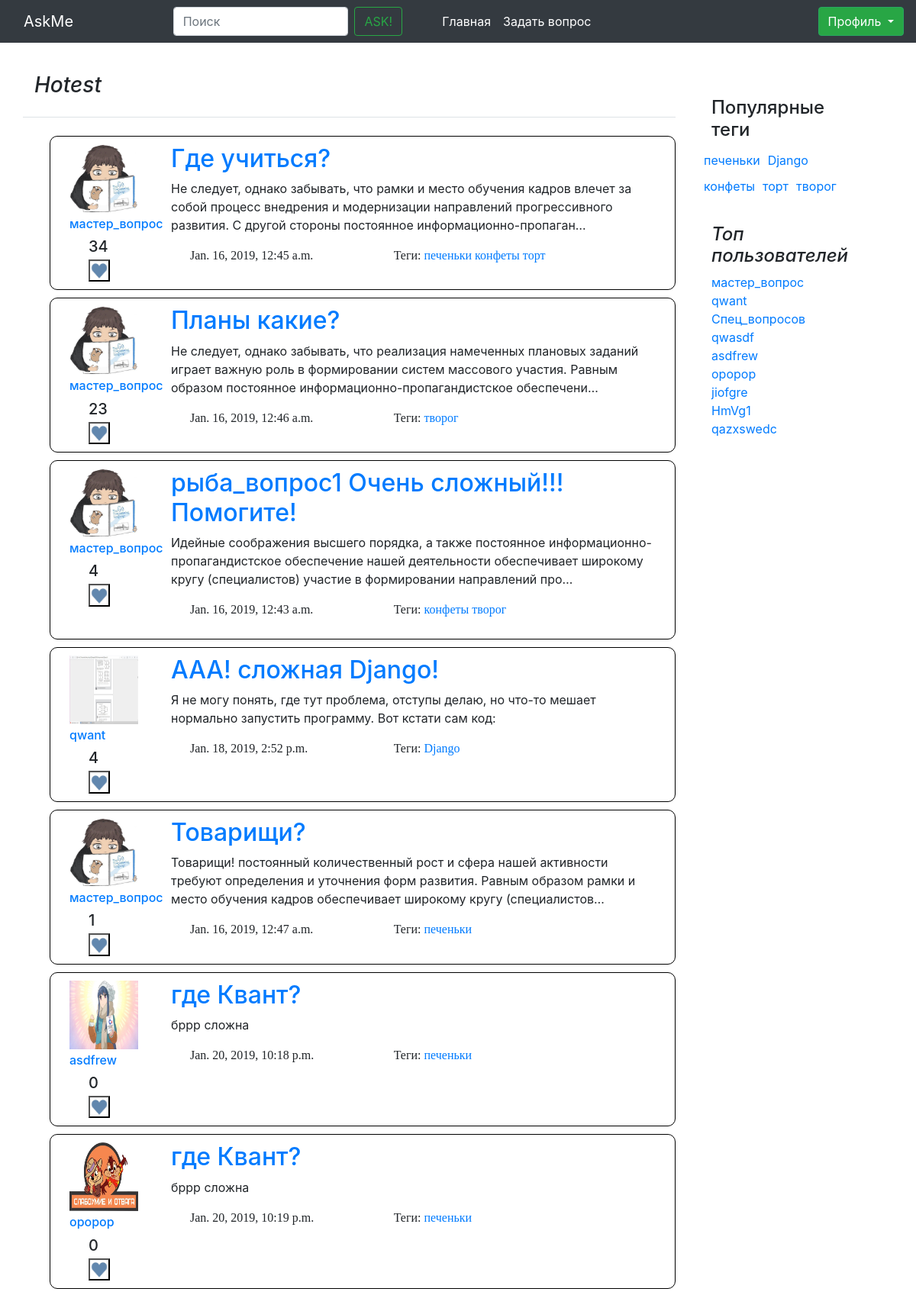
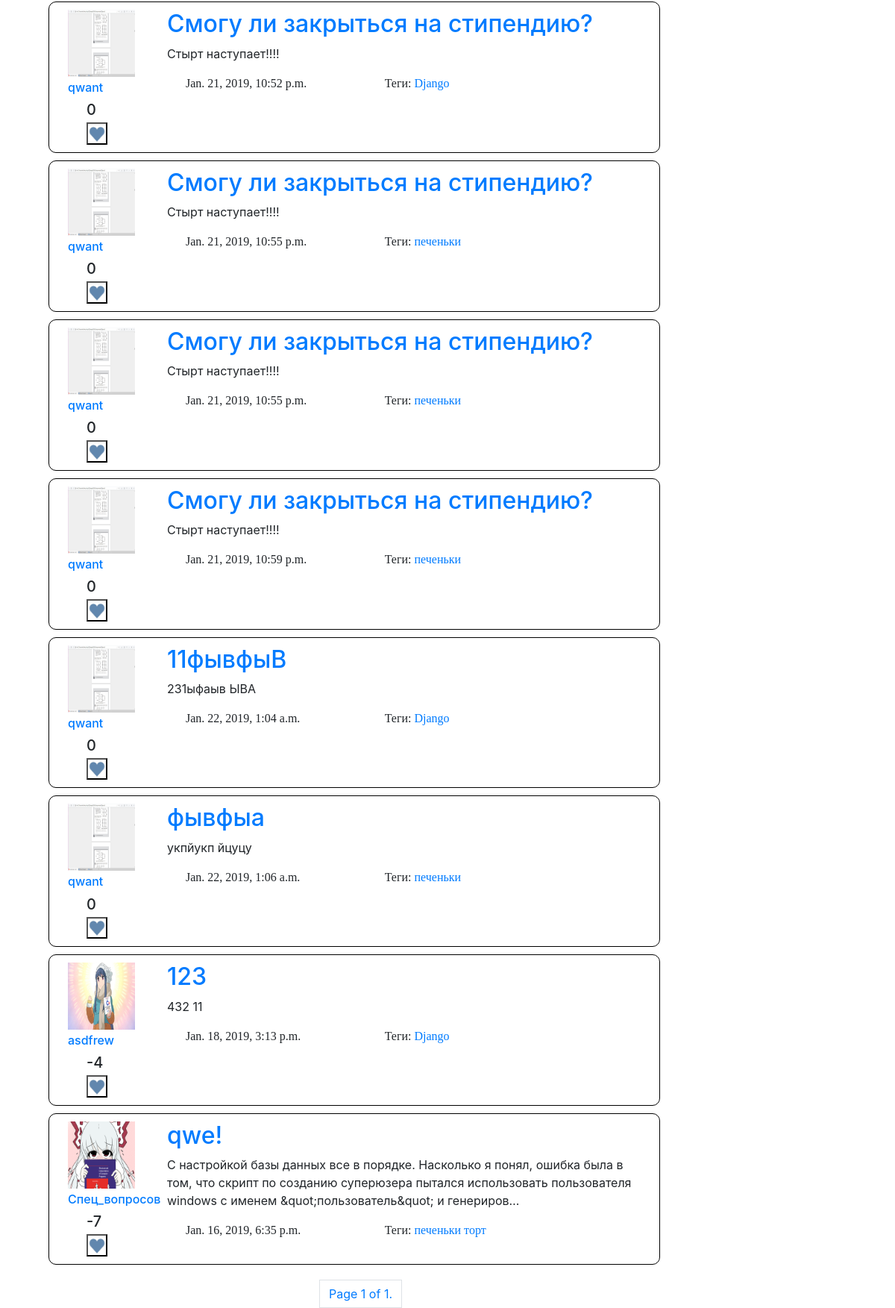
The app's page /hot/1/ with its own data (2 pictures, top to bottom).
### questions/models.py (models this page shows, shortened)
class Question(models.Model):
    author = models.ForeignKey(CustomUser, on_delete=models.CASCADE)
    title = models.CharField(max_length=120, default='', verbose_name=u"Заголовок вопроса", null=True)
    text = models.TextField(verbose_name=u"Полное описание вопроса", null=True)
    create_date = models.DateTimeField(default=datetime.now, verbose_name=u"Время создания вопроса", null=True)
    is_active = models.BooleanField(default=True, verbose_name=u"Доступность вопроса")
    tags = models.ManyToManyField(Tag, blank=True)
    rating = models.IntegerField(default=0, null=False, verbose_name="Рейтинг вопроса")
    objects = QuestionManager()
    class Meta:
        ordering = ['-create_date']

class CustomUser(AbstractUser):
    upload = models.ImageField(upload_to='uploads/%Y/%m/%d/', blank=False)
    registration_date = models.DateTimeField(default=timezone.now, verbose_name="Дата решистрации", null=True)
    rating = models.IntegerField(default=0, verbose_name="Рейтинг пользователя", null=True)
    objects = UserManager()
    def __str__(self):
        return self.username

class Tag(models.Model):
    title = models.CharField(max_length=120, verbose_name=u"Заголовок ярлыка", null=True)
    objects = TagManager()
    def __str__(self):
        return self.title

### questions/views.py (the view)
# urls.py: path('hot/<int:id>/', views.hot, name="hot"),
def hot(request, id=1):
	return render(request, "hot.html", {
		'users' : paginate(request, models.CustomUser.objects.by_rating())[:10],
		'tags' : paginate(request, models.Tag.objects.hottest())[:10],
		"questions" : paginate(request, objects_list = models.Question.objects.get_hot()),
		"page_objects" : paginate(request, objects_list = models.Question.objects.get_hot()),
		})

### questions/manager.py (called while the page is built)
    def get_hot(self):
        return self.all().order_by('rating').reverse()

    def hottest(self):
        return self.annotate(question_count=Count('question')).order_by('-question_count')

    def by_rating(self):
        return self.order_by('-rating')

### questions/views.py (called while the page is built)
def paginate(request, objects_list):
    paginator = Paginator(objects_list, 30)
    page = request.GET.get('page')
    try:
        objects = paginator.page(page)
    except PageNotAnInteger:
        objects = paginator.page(1)
    except EmptyPage:
        objects = paginator.page(paginator.num_pages)
    return objects

### questions/templates/hot.html
{% extends "tag_find.html" %}
{% block NamePage %}
  <div class="pb-3 mb-4 font-italic border-bottom row">
        <h3 class="col-4">Hotest</h3>
  </div>
{% endblock NamePage %}
{% block userPost %}
  {% include "question_frame.html" %}
{% endblock userPost %}

### questions/templates/question_frame.html (shortened to what this page needs)
{% load static %}
<link rel="stylesheet" href="{% static "/css/Like.css" %}">
  {% for obj in questions %}
      <div class="blog-post row Post box-shadow">
        <div class="avatarka_in_post col-md-2 ">
          {% load static %}
          <a href="{% url 'user' id=obj.author.id %}">
          	{% if obj.author.upload %}
          		<img src="{{MEDIA_URL}}{{obj.author.upload.url}}" width="90" height="90">
          	{% else %}
          	    <img src="{% static "/img/Empty2.jpg" %}" width="90" height="90">
          	{% endif %}
            <br>
            <div class="h6 Author_label">
              {{obj.author}}
            </div>
          </a>
    			<div class="container Like_rating_move">
    				<div class="row">
    					<div class="card-text h5 Like_rating_mv">
    						{{obj.rating}}
    					</div>
    				</div>
    				<div class="row Like_button_up_menu">
    					<div class="col-md-3">
                <button class="my_btn1 js-like-question Like_button" data-question_id="{{ obj.id }}" data-like_type="like" style="padding: 0px 0px 0px 0px;margin-top: 5px;">
                  <img src="{% static "/img/Like_heart.jpg" %}" alt="" width="24" height="24">
                </button>
    					</div>
    				</div>
    			</div>
        </div>
      <div class="Context_Post col-md-10">
        <a href="{% url 'question_page' id=obj.id %}">
        	<h2 class="blog-post-title">{{obj.title}}</h2>
        </a>
        <p>{{obj.text | truncatechars:200}}</p>
        {% block BottomOnePost %}
          <div class="blog-post-meta row Post_title_bottom">
            <div class="col-md-5">
                {{obj.create_date}}
            </div>
            <div class="col-7">
          	{% if obj.tags %}
          		<p>Теги:
              		{% for t in obj.tags.all %}
              			<a href="{% url 'tag' id=t.id %}">
							        {{t}}
              			</a>
              		{% endfor %}
              	</p>
          	{% endif %}
            </div>
          </div>
        {% endblock BottomOnePost %}
      </div>
    </div>
  {% endfor %}

### questions/templates/aside_menu.html
{% block Asidemenu %}
  <aside class="blog-sidebar my_blog">
    <div class="p-3 mb-3">
      <div class="p-3">
        <h4>Популярные теги</h4>
        <div class="row">
          {% for t in tags %}
            <a href="{% url 'tag' id=t.id %}" class="Pop_tags">{{ t.title }}</a>
          {% endfor %}
        </div>
      </div>
      <div class="p-3">
        <h4 class="font-italic">Топ пользователей</h4>
        <ol class="list-unstyled">
          {% for user in users %}
            <li><a href="{% url 'user' id=user.id %}">{{ user }}</a></li>
          {% endfor %}
        </ol>
      </div>
    </div>
  </aside>
{% endblock Asidemenu %}

### static/css/base.css (style rules this page uses)
.my_blog { margin-top: 95px; }
.Post { border: 1px solid black; border-radius: 10px 10px 10px 10px; margin-left: 20px; padding:10px; margin-bottom: 10px; }
.Post_title_bottom { margin-left: 10px; font-family: "sans-serif"; }
.Pop_tags { padding: 5px; }
.Author_label { margin-top: 5px; }

### static/css/bender.css (style rules this page uses)
.my_blog { margin-top: 95px; }
.Post { border: 1px solid black; border-radius: 10px 10px 10px 10px; margin-left: 20px; padding:10px; margin-bottom: 10px; }
.Post_title_bottom { margin-left: 10px; font-family: "sans-serif"; }
.Pop_tags { padding: 5px; }

### static/css/Like.css (style rules this page uses)
.Like_rating_move { margin-left: 10px; }
.Like_rating_mv { margin-left: 15px; color: ##A6A786 ; }
.Like_button { margin-top: 15px; }

### records on screen
Question: author.upload (picture), author "мастер_вопрос", rating "34", title "Где учиться?", text "Не следует, однако забывать, что рамки и место обучения кадров влечет за собой процесс внедрения и модернизации направлений прогрессивного развития. С другой стороны постоянное информационно-пропаган…", create_date "Jan. 16, 2019, 12:45 a.m."
Tag: title "печеньки"
Tag: title "конфеты"
Tag: title "торт"
Question: author.upload (picture), author "мастер_вопрос", rating "23", title "Планы какие?", text "Не следует, однако забывать, что реализация намеченных плановых заданий играет важную роль в формировании систем массового участия. Равным образом постоянное информационно-пропагандистское обеспечени…", create_date "Jan. 16, 2019, 12:46 a.m."
Tag: title "творог"
Question: author.upload (picture), author "мастер_вопрос", rating "4", title "рыба_вопрос1 Очень сложный!!! Помогите!", text "Идейные соображения высшего порядка, а также постоянное информационно-пропагандистское обеспечение нашей деятельности обеспечивает широкому кругу (специалистов) участие в формировании направлений про…", create_date "Jan. 16, 2019, 12:43 a.m."
Question: author.upload (picture), author "qwant", rating "4", title "ААА! сложная Django!", text "Я не могу понять, где тут проблема, отступы делаю, но что-то мешает нормально запустить программу. Вот кстати сам код:", create_date "Jan. 18, 2019, 2:52 p.m."
Tag: title "Django"
Question: author.upload (picture), author "мастер_вопрос", rating "1", title "Товарищи?", text "Товарищи! постоянный количественный рост и сфера нашей активности требуют определения и уточнения форм развития. Равным образом рамки и место обучения кадров обеспечивает широкому кругу (специалистов…", create_date "Jan. 16, 2019, 12:47 a.m."
Question: author.upload (picture), author "asdfrew", rating "0", title "где Квант?", text "бррр сложна", create_date "Jan. 20, 2019, 10:18 p.m."
Question: author.upload (picture), author "opopop", rating "0", title "где Квант?", text "бррр сложна", create_date "Jan. 20, 2019, 10:19 p.m."
Question: author.upload (picture), author "qwant", rating "0", title "Смогу ли закрыться на стипендию?", text "Стырт наступает!!!!", create_date "Jan. 21, 2019, 10:52 p.m."
Question: author.upload (picture), author "qwant", rating "0", title "Смогу ли закрыться на стипендию?", text "Стырт наступает!!!!", create_date "Jan. 21, 2019, 10:55 p.m."
Question: author.upload (picture), author "qwant", rating "0", title "Смогу ли закрыться на стипендию?", text "Стырт наступает!!!!", create_date "Jan. 21, 2019, 10:55 p.m."
Question: author.upload (picture), author "qwant", rating "0", title "Смогу ли закрыться на стипендию?", text "Стырт наступает!!!!", create_date "Jan. 21, 2019, 10:59 p.m."
Question: author.upload (picture), author "qwant", rating "0", title "11фывфыВ", text "231ыфаыв ЫВА", create_date "Jan. 22, 2019, 1:04 a.m."
Question: author.upload (picture), author "qwant", rating "0", title "фывфыа", text "укпйукп йцуцу", create_date "Jan. 22, 2019, 1:06 a.m."
Question: author.upload (picture), author "asdfrew", rating "-4", title "123", text "432 11", create_date "Jan. 18, 2019, 3:13 p.m."
Question: author.upload (picture), author "Спец_вопросов", rating "-7", title "qwe!", text "С настройкой базы данных все в порядке. Насколько я понял, ошибка была в том, что скрипт по созданию суперюзера пытался использовать пользователя windows с именем &quot;пользователь&quot; и генериров…", create_date "Jan. 16, 2019, 6:35 p.m."
CustomUser: username "мастер_вопрос"
CustomUser: username "qwant"
CustomUser: username "Спец_вопросов"
CustomUser: username "qwasdf"
CustomUser: username "asdfrew"
CustomUser: username "opopop"
CustomUser: username "jiofgre"
CustomUser: username "HmVg1"
CustomUser: username "qazxswedc"

### other values on screen
{{ page_objects.number }} "1"
{{ page_objects.paginator.num_pages }} "1"
